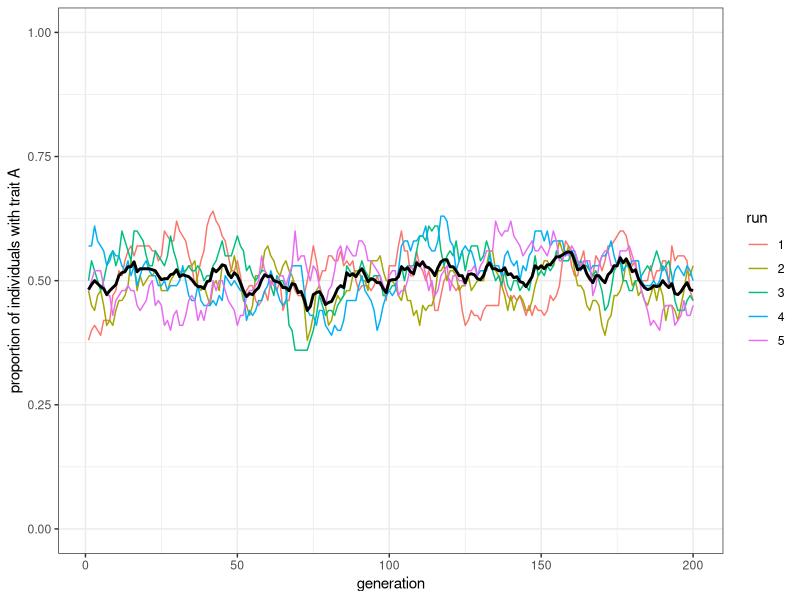
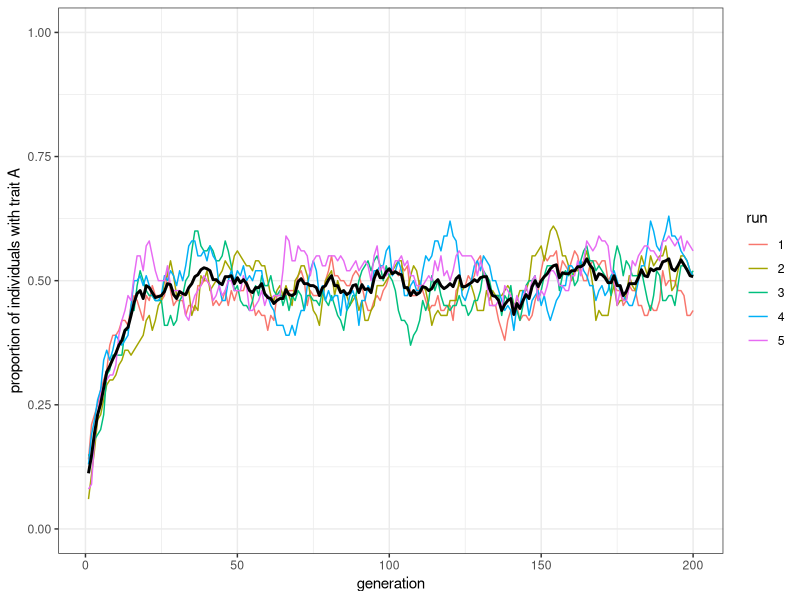

The R source for these figures, in order: (Note: this script raises an error after producing the figures.)
## ---- chunk 1
library(tidyverse)

model_unbiased_mutation <- function(
  population_size,
  generations,
  runs, 
  initial_proportion_of_trait_a,
  mutation_rate) {
  output <- tibble(
    run = factor(), 
    generation = numeric(), 
    proportion_of_trait_a = numeric()
  )
  for (run in 1:runs) {
    # 1回の試行の結果を保管するtibbleを初期化
    output_single_run <- tibble(
      run = rep(run, generations) |> as.factor(), 
      generation = 1:generations, 
      proportion_of_trait_a = rep(NA, generations)
    )
    # 第1世代
    population <- sample(
      c("A", "B"), 
      population_size, replace = TRUE, 
      prob = c(initial_proportion_of_trait_a, 1 - initial_proportion_of_trait_a)
    )
    # 第1世代のproportion_of_trait_aを計算
    proportion_of_trait_a <- sum(population == "A") / population_size
    output_single_run$proportion_of_trait_a[1] <- proportion_of_trait_a
    for (generation in 2:generations) {
      # 前タイムステップまでのpopulationベクトルをprevious_populationに移し替える
      previous_population <- population
      # 変異する個人('mutant')を決める
      is_mutant <- sample(
        c(TRUE, FALSE), 
        population_size, 
        prob = c(mutation_rate, 1 - mutation_rate),
        replace = TRUE
      )
      # is_mutantがTRUEであるスロットの形質がもしAならBに、もしBならAにする。
      population[is_mutant] <- population[is_mutant] |> recode(A = "B", B = "A")
      # proportion_of_trait_aを計算し、tibbleのうち
      # proportion_of_trait_a列のgeneration行目に格納する
      output_single_run$proportion_of_trait_a[generation] <- 
      sum(population == "A") / population_size
    }
    # output tibbleの一番下に今回の試行の結果をbind_rows()関数で付け加える
    output <- bind_rows(output, output_single_run)
  }
  # 全試行の結果がひとつのoutputというtibbleに集約されたので、それを返り値としてエクスポートする
  output
}
## ---- chunk 2
plot_multiple_runs <- function(data) {
  ggplot(data = data, aes(x = generation, y = proportion_of_trait_a)) +
    geom_line(aes(colour = run)) +
    stat_summary(fun = mean, geom = "line", size = 1) +
    ylim(c(0, 1)) +
    theme_bw() +
    ylab("proportion of individuals with trait A")
}
## ---- chunk 3
model_unbiased_mutation(
  population_size = 100, 
  generations = 200, 
  runs = 5, 
  initial_proportion_of_trait_a = 0.5, 
  mutation_rate = 0.05) |>
  plot_multiple_runs()
## ---- chunk 4
model_unbiased_mutation(
  population_size = 100, 
  generations = 200, 
  runs = 5, 
  initial_proportion_of_trait_a = 0.1, 
  mutation_rate = 0.05) |>
  plot_multiple_runs()
## ---- chunk 5
model_biased_mutation <- function(
  population_size,
  generations,
  runs, 
  initial_proportion_of_trait_a,
  mutation_rate_biased) {
  output <- tibble(
    run = factor(), 
    generation = numeric(), 
    proportion_of_trait_a = numeric()
  )
  for (run in 1:runs) {
    # 1回の試行の結果を保管するtibbleを初期化
    output_single_run <- tibble(
      run = rep(run, generations) |> as.factor(), 
      generation = 1:generations, 
      proportion_of_trait_a = rep(NA, generations)
    )
    # 第1世代
    population <- sample(
      c("A", "B"), 
      population_size, replace = TRUE, 
      prob = c(initial_proportion_of_trait_a, 1 - initial_proportion_of_trait_a)
    )
    # 第1世代のproportion_of_trait_aを計算
    proportion_of_trait_a <- sum(population == "A") / population_size
    output_single_run$proportion_of_trait_a[1] <- proportion_of_trait_a
    for (generation in 2:generations) {
      # 前タイムステップまでのpopulationベクトルをprevious_populationに移し替える
      previous_population <- population
      # 変異する個人('mutant')を決める
      is_mutant <- sample(
        c(TRUE, FALSE), 
        population_size, 
        prob = c(mutation_rate_biased, 1 - mutation_rate_biased),
        replace = TRUE
      )
      # is_mutantがTRUEであるスロットの形質がもしAならBに、もしBならAにする。
      population[is_mutant] <- "A"
      # proportion_of_trait_aを計算し、tibbleのうち
      # proportion_of_trait_a列のgeneration行目に格納する
      output_single_run$proportion_of_trait_a[generation] <- 
      sum(population == "A") / population_size
    }
    # output tibbleの一番下に今回の試行の結果をbind_rows()関数で付け加える
    output <- bind_rows(output, output_single_run)
  }
  # 全試行の結果がひとつのoutputというtibbleに集約されたので、それを返り値としてエクスポートする
  output
}
## ---- chunk 6
data_model <- biased_mutation(N = 100, mu_b = 0.05, p_0 = 0, t_max = 200, r_max = 5)
plot_multiple_runs(data_model)
## ---- chunk 7
data_model <- biased_mutation(N = 10000, mu_b = 0.05, p_0 = 0, t_max = 200, r_max = 5)
plot_multiple_runs(data_model)
## ---- chunk 8
data_model <- biased_mutation(N = 10000, mu_b = 0.1, p_0 = 0, t_max = 200, r_max = 5)
plot_multiple_runs(data_model)
## ---- chunk 9
model_unbiased_mutation_truefalse <- function(
  population_size,
  generations,
  runs, 
  initial_proportion_of_trait_a,
  mutation_rate) {
  output <- tibble(
    run = factor(), 
    generation = numeric(), 
    proportion_of_trait_a = numeric()
  )
  for (run in 1:runs) {
    output_single_run <- tibble(
      run = rep(run, generations) |> as.factor(), 
      generation = 1:generations, 
      proportion_of_trait_a = rep(NA, generations)
    )
    population <- sample(
      c(TRUE, FALSE), # 変更点
      population_size, replace = TRUE, 
      prob = c(initial_proportion_of_trait_a, 1 - initial_proportion_of_trait_a)
    ) 
    proportion_of_trait_a <- sum(population) / population_size # 変更点
    output_single_run$proportion_of_trait_a[1] <- proportion_of_trait_a
    for (generation in 2:generations) {
      previous_population <- population
      is_mutant <- sample(
        c(TRUE, FALSE), 
        population_size, 
        prob = c(mutation_rate, 1 - mutation_rate),
        replace = TRUE
      )
      population[is_mutant] <- !population[is_mutant]  # 変更点
      output_single_run$proportion_of_trait_a[generation] <- 
        sum(population) / population_size # 変更点
    }
    output <- bind_rows(output, output_single_run)
  }
  output
}
